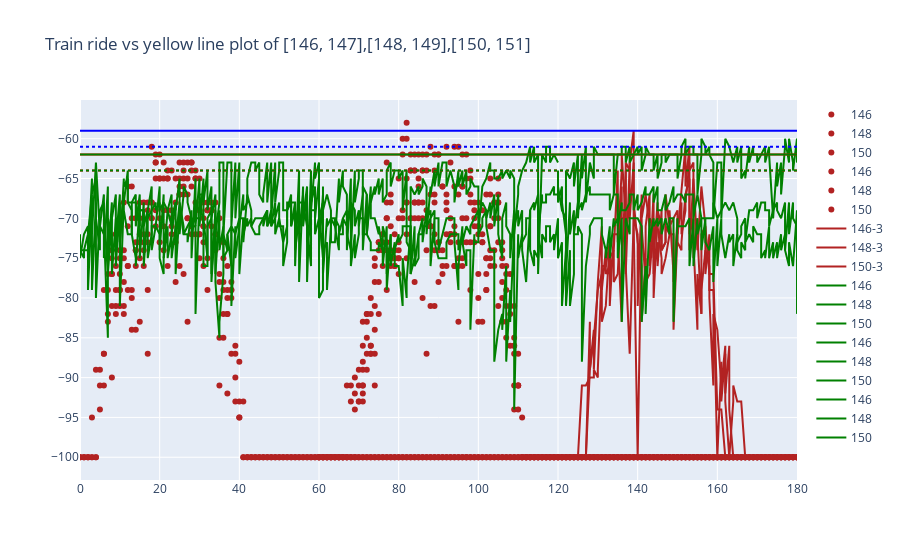

Here is the notebook cell this chart was saved with:
### Code cell
time_shift = 60
time_range = 180
fig = go.Figure()

# Create and style traces
fig.add_trace(go.Scatter(x=train_ride1[0]["time_delta"], y=train_ride1[0]["RSSI"], name=beacon1[0],
                         mode='markers',line=dict(color='firebrick', width=1)))
fig.add_trace(go.Scatter(x=train_ride1[1]["time_delta"], y=train_ride1[1]["RSSI"], name=beacon2[0],
                         mode='markers',line=dict(color='firebrick', width=1)))
fig.add_trace(go.Scatter(x=train_ride1[2]["time_delta"], y=train_ride1[2]["RSSI"], name=beacon3[0],
                         mode='markers',line=dict(color='firebrick', width=1)))

fig.add_trace(go.Scatter(x=train_ride2[0]["time_delta"]+time_shift, y=train_ride2[0]["RSSI"], name=beacon1[0],
                         mode='markers',line=dict(color='firebrick', width=1)))
fig.add_trace(go.Scatter(x=train_ride2[1]["time_delta"]+time_shift, y=train_ride2[1]["RSSI"], name=beacon2[0],
                         mode='markers',line=dict(color='firebrick', width=1)))
fig.add_trace(go.Scatter(x=train_ride2[2]["time_delta"]+time_shift, y=train_ride2[2]["RSSI"], name=beacon3[0],
                         mode='markers',line=dict(color='firebrick', width=1)))

fig.add_trace(go.Scatter(x=train_ride3[0]["time_delta"]+2*time_shift, y=train_ride3[0]["RSSI"], name=str(beacon1[0])+'-3',
                         line=dict(color='firebrick', width=2)))
fig.add_trace(go.Scatter(x=train_ride3[1]["time_delta"]+2*time_shift, y=train_ride3[1]["RSSI"], name=str(beacon2[0])+'-3',
                         line=dict(color='firebrick', width=2)))
fig.add_trace(go.Scatter(x=train_ride3[2]["time_delta"]+2*time_shift, y=train_ride3[2]["RSSI"], name=str(beacon3[0])+'-3',
                         line=dict(color='firebrick', width=2)))

#Plot yellow line log
fig.add_trace(go.Scatter(x=yl_1[0]["time_delta"], y=yl_1[0]["RSSI"], name=str(beacon1[0]),
                         line=dict(color='green', width=2)))
fig.add_trace(go.Scatter(x=yl_1[1]["time_delta"], y=yl_1[1]["RSSI"], name=str(beacon2[0]),
                         line=dict(color='green', width=2)))
fig.add_trace(go.Scatter(x=yl_1[2]["time_delta"], y=yl_1[2]["RSSI"], name=str(beacon3[0]),
                         line=dict(color='green', width=2)))

fig.add_trace(go.Scatter(x=yl_2[0]["time_delta"]+time_shift, y=yl_2[0]["RSSI"], name=str(beacon1[0]),
                         line=dict(color='green', width=2)))
fig.add_trace(go.Scatter(x=yl_2[1]["time_delta"]+time_shift, y=yl_2[1]["RSSI"], name=str(beacon2[0]),
                         line=dict(color='green', width=2)))
fig.add_trace(go.Scatter(x=yl_2[2]["time_delta"]+time_shift, y=yl_2[2]["RSSI"], name=str(beacon3[0]),
                         line=dict(color='green', width=2)))
'''
fig.add_trace(go.Scatter(x=yl_3[0]["time_delta"]+2*time_shift, y=yl_3[0]["RSSI"], name=str(beacon1[0]),
                         line=dict(color='green', width=2)))
fig.add_trace(go.Scatter(x=yl_3[1]["time_delta"]+2*+time_shift, y=yl_3[1]["RSSI"], name=str(beacon2[0]),
                         line=dict(color='green', width=2)))
fig.add_trace(go.Scatter(x=yl_3[2]["time_delta"]+2*+time_shift, y=yl_3[2]["RSSI"], name=str(beacon3[0]),
                         line=dict(color='green', width=2)))
'''
fig.add_trace(go.Scatter(x=yl_4[0]["time_delta"]+2*time_shift, y=yl_4[0]["RSSI"], name=str(beacon1[0]),
                         line=dict(color='green', width=2)))
fig.add_trace(go.Scatter(x=yl_4[1]["time_delta"]+2*+time_shift, y=yl_4[1]["RSSI"], name=str(beacon2[0]),
                         line=dict(color='green', width=2)))
fig.add_trace(go.Scatter(x=yl_4[2]["time_delta"]+2*+time_shift, y=yl_4[2]["RSSI"], name=str(beacon3[0]),
                         line=dict(color='green', width=2)))


#Add horizontal line for threshold
fig.add_shape(type='line',
                x0=0,
                y0=-64,
                x1=time_range,
                y1=-64,
                line=dict(color='Red',dash='dot'),
                xref='x',
                yref='y'                
)

fig.add_shape(type='line',
                x0=0,
                y0=-62,
                x1=time_range,
                y1=-62,
                line=dict(color='Red'),
                xref='x',
                yref='y'                
)
fig.add_shape(type='line',
                x0=0,
                y0=-64,
                x1=time_range,
                y1=-64,
                line=dict(color='green',dash='dot'),
                xref='x',
                yref='y'                
)

fig.add_shape(type='line',
                x0=0,
                y0=-62,
                x1=time_range,
                y1=-62,
                line=dict(color='green'),
                xref='x',
                yref='y'                
)

fig.add_shape(type='line',
                x0=0,
                y0=-61,
                x1=time_range,
                y1=-61,
                line=dict(color='blue',dash='dot'),
                xref='x',
                yref='y'                
)

fig.add_shape(type='line',
                x0=0,
                y0=-59,
                x1=time_range,
                y1=-59,
                line=dict(color='blue'),
                xref='x',
                yref='y'                
)


fig.update_layout(xaxis_range=[0,time_range],title='Train ride vs yellow line plot of {},{},{}'.format(beacon1,beacon2,beacon3))

fig.show()
fig.write_html("Train ride plot and yellow line.html")

### Figure 1 — Plotly figure (JSON) as saved in the notebook; plotly's stock layout.template omitted (floating-point values rounded to 4 significant figures; data arrays with more than 128 entries replaced by an {"elided": "..."} marker saying what was removed)
{"data": [{"line": {"color": "firebrick", "width": 1}, "mode": "markers", "name": "146", "type": "scatter", "x": {"elided": "234 int values"}, "y": {"elided": "234 int values"}}, {"line": {"color": "firebrick", "width": 1}, "mode": "markers", "name": "148", "type": "scatter", "x": {"elided": "235 int values"}, "y": {"elided": "235 int values"}}, {"line": {"color": "firebrick", "width": 1}, "mode": "markers", "name": "150", "type": "scatter", "x": {"elided": "234 int values"}, "y": {"elided": "234 int values"}}, {"line": {"color": "firebrick", "width": 1}, "mode": "markers", "name": "146", "type": "scatter", "x": {"elided": "292 int values"}, "y": {"elided": "292 int values"}}, {"line": {"color": "firebrick", "width": 1}, "mode": "markers", "name": "148", "type": "scatter", "x": {"elided": "292 int values"}, "y": {"elided": "292 int values"}}, {"line": {"color": "firebrick", "width": 1}, "mode": "markers", "name": "150", "type": "scatter", "x": {"elided": "292 int values"}, "y": {"elided": "292 int values"}}, {"line": {"color": "firebrick", "width": 2}, "name": "146-3", "type": "scatter", "x": {"elided": "258 int values"}, "y": {"elided": "258 int values"}}, {"line": {"color": "firebrick", "width": 2}, "name": "148-3", "type": "scatter", "x": {"elided": "250 int values"}, "y": {"elided": "250 int values"}}, {"line": {"color": "firebrick", "width": 2}, "name": "150-3", "type": "scatter", "x": {"elided": "255 int values"}, "y": {"elided": "255 int values"}}, {"line": {"color": "green", "width": 2}, "name": "146", "type": "scatter", "x": [0, 1, 1, 2, 2, 3, 3, 4, 4, 5, 5, 6, 6, 7, 7, 8, 8, 9, 9, 10, 10, 11, 11, 12, 12, 13, 13, 14, 14, 15, 15, 16, 16, 17, 17, 18, 18, 19, 19, 20, 20, 21, 21, 22, 22, 23, 23, 24, 24, 25, 26, 27, 27, 28, 28, 29, 29, 30, 30, 31, 31, 32, 32, 33, 33, 34, 34, 35, 35, 36, 36, 37, 37, 38, 38, 39, 39, 40, 40, 41, 41, 42, 42, 43, 43, 44, 44, 45, 45, 46, 46, 47, 47, 48, 48, 49, 49, 50, 51, 52, 52, 53, 53, 54, 54, 55, 55, 56, 56, 57, 57, 58, 58, 59, 59, 60, 60, 61, 61, null, null], "y": [-74, -75, -74, -74, -79, -68, -79, -68, -80, -70, -69, -68, -69, -77, -70, -72, -77, -70, -76, -68, -73, -67, -68, -64, -68, -68, -68, -68, -68, -71, -69, -69, -71, -69, -70, -69, -69, -68, -69, -68, -69, -68, -68, -69, -69, -71, -70, -68, -73, -68, -72, -72, -73, -69, -71, -71, -82, -67, -67, -67, -70, -75, -71, -70, -78, -70, -78, -85, -83, -77, -72, -74, -72, -71, -81, -71, -72, -70, -77, -70, -72, -70, -71, -70, -71, -70, -70, -70, -70, -70, -71, -69, -71, -70, -71, -70, -72, -70, -73, -71, -69, -68, -71, -68, -74, -70, -68, -68, -68, -71, -73, -71, -69, -69, -72, -70, -72, -68, -74, -66, -66]}, {"line": {"color": "green", "width": 2}, "name": "148", "type": "scatter", "x": [0, 0, 1, 1, 2, 2, 3, 3, 4, 5, 5, 6, 6, 7, 7, 8, 8, 9, 9, 10, 10, 11, 11, 12, 12, 13, 13, 14, 14, 15, 15, 16, 16, 17, 17, 18, 18, 19, 20, 20, 21, 21, 22, 22, 23, 23, 24, 24, 25, 25, 26, 26, 27, 27, 28, 28, 29, 29, 30, 30, 31, 31, 32, 32, 33, 33, 34, 34, 35, 35, 36, 36, 37, 37, 38, 38, 39, 39, 40, 40, 41, 41, 42, 42, 43, 43, 44, 44, 45, 45, 46, 46, 47, 47, 48, 48, 49, 49, 50, 50, 51, 51, 52, 53, 53, 54, 54, 55, 55, 56, 56, 57, 57, 58, 58, 59, 59, 60, 60, 61, 61, null, null], "y": [-72, -75, -72, -72, -71, -72, -67, -72, -63, -72, -71, -72, -71, -85, -77, -70, -70, -67, -73, -67, -81, -68, -69, -72, -72, -72, -68, -67, -71, -67, -69, -69, -76, -70, -69, -66, -74, -71, -66, -74, -67, -75, -69, -69, -67, -72, -68, -69, -65, -68, -71, -72, -71, -71, -70, -71, -70, -70, -70, -71, -65, -68, -64, -69, -66, -70, -67, -72, -68, -63, -63, -72, -63, -63, -63, -71, -63, -70, -63, -70, -70, -73, -67, -65, -63, -63, -63, -64, -63, -67, -68, -67, -63, -68, -63, -70, -63, -68, -64, -63, -63, -69, -69, -67, -71, -69, -76, -64, -78, -66, -70, -66, -78, -64, -69, -63, -65, -63, -80, -79, -66, -68, -65]}, {"line": {"color": "green", "width": 2}, "name": "150", "type": "scatter", "x": [0, 1, 2, 2, 3, 3, 4, 4, 5, 5, 6, 6, 7, 7, 8, 8, 9, 9, 10, 10, 11, 11, 12, 12, 13, 13, 14, 14, 15, 15, 16, 16, 17, 17, 18, 18, 19, 19, 20, 20, 21, 21, 22, 22, 23, 23, 24, 24, 25, 25, 26, 26, 27, 27, 28, 28, 29, 29, 30, 30, 31, 31, 32, 32, 33, 33, 34, 34, 35, 35, 36, 36, 37, 37, 38, 38, 39, 39, 40, 40, 41, 41, 42, 42, 43, 43, 44, 44, 45, 45, 46, 46, 47, 47, 48, 48, 49, 49, 50, 50, 51, 51, 52, 52, 53, 53, 54, 54, 55, 55, 56, 56, 57, 57, 58, 58, 59, 59, 60, 60, 61, 61, null, null], "y": [-74, -74, -72, -75, -65, -67, -65, -70, -74, -71, -67, -75, -66, -75, -68, -74, -74, -73, -71, -74, -65, -66, -65, -68, -69, -72, -75, -76, -68, -75, -68, -70, -70, -75, -72, -71, -71, -71, -72, -75, -77, -75, -71, -75, -72, -75, -71, -77, -69, -72, -67, -66, -67, -68, -70, -75, -65, -71, -65, -67, -71, -76, -76, -70, -69, -77, -69, -77, -69, -74, -71, -75, -74, -72, -76, -71, -72, -75, -71, -71, -67, -69, -68, -67, -69, -71, -72, -72, -72, -71, -70, -70, -69, -71, -69, -71, -68, -70, -68, -71, -71, -76, -73, -68, -68, -68, -68, -69, -71, -72, -67, -71, -67, -71, -76, -68, -66, -70, -65, -70, -68, -72, -70, -80]}, {"line": {"color": "green", "width": 2}, "name": "146", "type": "scatter", "x": [60, 61, 61, 62, 62, 63, 63, 64, 64, 65, 65, 66, 67, 67, 68, 68, 69, 69, 70, 70, 71, 71, 72, 72, 73, 73, 74, 74, 75, 75, 76, 76, 77, 77, 78, 78, 79, 80, 80, 81, 81, 82, 82, 83, 83, 84, 84, 85, 85, 86, 86, 87, 87, 88, 88, 89, 89, 90, 90, 91, 91, 92, 92, 93, 93, 94, 94, 95, 95, 96, 96, 97, 97, 98, 98, 99, 99, 100, 100, 101, 101, 102, 102, 103, 103, 104, 104, 105, 105, 106, 106, 107, 107, 108, 108, 109, 109, 110, 110, 111, 111, 112, 112, 113, 113, 114, 114, 115, 115, 116, 116, 117, 117, 118, 118, 119, 119, 120, 120, null, null], "y": [-69, -75, -77, -70, -71, -70, -70, -71, -70, -71, -72, -70, -69, -71, -69, -68, -69, -71, -69, -71, -67, -66, -67, -72, -66, -70, -70, -70, -72, -71, -74, -71, -73, -79, -72, -74, -74, -72, -73, -72, -71, -71, -71, -71, -77, -75, -76, -75, -72, -70, -73, -69, -70, -69, -70, -69, -70, -70, -74, -72, -72, -70, -70, -70, -70, -70, -73, -79, -76, -71, -73, -71, -71, -72, -71, -70, -70, -69, -70, -68, -68, -69, -70, -68, -70, -67, -71, -67, -72, -75, -70, -68, -71, -72, -75, -69, -71, -69, -71, -69, -73, -72, -70, -70, -69, -68, -69, -67, -72, -67, -68, -68, -67, -67, -67, -66, -67, -67, -67, -68, -72]}, {"line": {"color": "green", "width": 2}, "name": "148", "type": "scatter", "x": [60, 60, 61, 61, 62, 62, 63, 63, 64, 64, 65, 65, 66, 66, 67, 67, 68, 68, 69, 69, 70, 70, 71, 71, 72, 72, 73, 73, 74, 74, 75, 75, 76, 76, 77, 77, 78, 78, 79, 79, 80, 80, 81, 81, 82, 82, 83, 83, 84, 84, 85, 85, 86, 86, 87, 87, 88, 88, 89, 89, 90, 90, 91, 91, 92, 92, 93, 93, 94, 94, 95, 95, 96, 96, 97, 97, 98, 98, 99, 99, 100, 100, 101, 101, 102, 102, 103, 103, 104, 104, 105, 106, 106, 107, 107, 108, 108, 109, 109, 110, 110, 111, 111, 112, 113, 113, 114, 114, 115, 115, 116, 116, 117, 117, 118, 118, 119, 119, 120, 120, null, null], "y": [-65, -72, -72, -74, -73, -79, -71, -70, -70, -71, -74, -72, -72, -70, -71, -72, -74, -76, -72, -75, -72, -70, -70, -72, -72, -72, -73, -74, -74, -74, -74, -73, -74, -76, -71, -77, -72, -76, -73, -76, -76, -76, -81, -75, -80, -78, -71, -77, -71, -76, -72, -72, -72, -71, -71, -71, -70, -76, -70, -73, -75, -75, -75, -75, -75, -73, -72, -72, -72, -72, -72, -74, -72, -73, -76, -74, -74, -84, -72, -73, -73, -72, -71, -70, -69, -71, -74, -74, -74, -88, -84, -82, -84, -76, -88, -79, -83, -71, -94, -72, -75, -72, -74, -78, -69, -74, -76, -74, -75, -72, -75, -72, -73, -71, -71, -73, -72, -74, -70, -74, -64, -69]}, {"line": {"color": "green", "width": 2}, "name": "150", "type": "scatter", "x": [60, 61, 61, 62, 62, 63, 63, 64, 64, 65, 65, 66, 66, 67, 67, 68, 68, 69, 69, 70, 70, 71, 71, 72, 72, 73, 73, 74, 74, 75, 75, 76, 76, 77, 77, 78, 78, 79, 79, 80, 80, 81, 81, 82, 82, 83, 83, 84, 84, 85, 85, 86, 86, 87, 87, 88, 88, 89, 89, 90, 90, 91, 91, 92, 92, 93, 94, 94, 95, 95, 96, 96, 97, 97, 98, 98, 99, 99, 100, 100, 101, 101, 102, 103, 103, 104, 104, 105, 105, 106, 106, 107, 107, 108, 108, 109, 109, 110, 110, 111, 111, 112, 112, 113, 113, 114, 114, 115, 115, 116, 116, 117, 117, 118, 118, 119, 120, 120, null, null], "y": [-74, -67, -69, -67, -67, -69, -73, -73, -73, -65, -68, -64, -66, -67, -74, -65, -74, -64, -68, -65, -64, -64, -74, -67, -72, -67, -68, -66, -67, -65, -67, -65, -68, -67, -64, -63, -66, -64, -64, -64, -65, -64, -69, -64, -73, -74, -66, -67, -67, -66, -67, -66, -65, -66, -72, -66, -67, -64, -66, -63, -66, -63, -63, -63, -66, -64, -66, -68, -64, -66, -64, -66, -64, -67, -66, -65, -66, -66, -66, -72, -66, -66, -65, -63, -64, -64, -65, -65, -65, -64, -65, -64, -64, -65, -64, -65, -72, -67, -66, -64, -64, -63, -63, -61, -63, -61, -63, -62, -77, -62, -62, -63, -61, -61, -63, -62, -63, -63, -63, -69]}, {"line": {"color": "green", "width": 2}, "name": "146", "type": "scatter", "x": [120, 120, 121, 121, 122, 122, 123, 123, 124, 124, 125, 125, 126, 126, 127, 127, 128, 128, 129, 129, 130, 130, 131, 131, 132, 132, 133, 133, 134, 134, 135, 135, 136, 136, 137, 138, 138, 139, 139, 140, 141, 141, 142, 142, 143, 143, 144, 144, 145, 145, 146, 146, 147, 147, 148, 148, 149, 149, 150, 150, 151, 151, 152, 152, 153, 153, 154, 154, 155, 155, 156, 156, 157, 157, 158, 159, 159, 160, 160, 161, 161, 162, 162, 163, 163, 164, 164, 165, 165, 166, 166, 167, 167, 168, 168, 169, 169, 170, 170, 171, 171, 172, 172, 173, 173, 174, 174, 175, 175, 176, 176, 177, 177, 178, 178, 179, 179, 180, 180, 181, 181, null], "y": [-72, -75, -73, -81, -74, -81, -74, -81, -77, -72, -72, -71, -72, -88, -76, -76, -72, -71, -70, -70, -70, -70, -70, -72, -74, -75, -71, -75, -70, -71, -70, -75, -70, -83, -70, -72, -70, -70, -70, -70, -71, -83, -76, -82, -70, -73, -70, -71, -70, -71, -70, -72, -70, -70, -72, -70, -70, -83, -70, -71, -71, -71, -71, -71, -70, -76, -70, -76, -70, -72, -70, -74, -70, -73, -74, -71, -78, -70, -76, -70, -72, -75, -75, -72, -73, -72, -76, -72, -74, -75, -73, -74, -73, -72, -72, -73, -71, -72, -72, -72, -75, -74, -75, -71, -75, -73, -75, -73, -75, -72, -74, -72, -74, -76, -73, -76, -76, -69, -82, -69, -79, -77]}, {"line": {"color": "green", "width": 2}, "name": "148", "type": "scatter", "x": [120, 121, 122, 122, 123, 123, 124, 124, 125, 125, 126, 126, 127, 127, 128, 128, 129, 129, 130, 130, 131, 131, 132, 132, 133, 133, 134, 135, 135, 136, 136, 137, 137, 138, 138, 139, 139, 140, 140, 141, 141, 142, 142, 143, 144, 144, 145, 145, 146, 147, 147, 148, 149, 149, 150, 150, 151, 151, 152, 152, 153, 153, 154, 154, 155, 156, 156, 157, 158, 159, 159, 160, 160, 161, 162, 163, 163, 164, 164, 165, 165, 166, 166, 167, 167, 168, 168, 169, 169, 170, 170, 171, 171, 172, 172, 173, 173, 174, 174, 175, 175, 176, 176, 177, 177, 178, 178, 179, 179, 180, 180, 181, 181, null], "y": [-66, -69, -70, -77, -68, -72, -69, -72, -68, -69, -68, -69, -67, -67, -66, -67, -67, -67, -67, -67, -67, -67, -67, -67, -67, -69, -67, -67, -71, -68, -69, -69, -69, -68, -67, -67, -69, -67, -69, -68, -68, -66, -67, -67, -66, -68, -66, -69, -69, -67, -69, -68, -66, -68, -67, -67, -67, -67, -68, -67, -67, -67, -67, -70, -67, -70, -70, -70, -70, -70, -68, -70, -70, -69, -68, -69, -69, -68, -68, -70, -73, -72, -71, -70, -73, -69, -69, -69, -69, -68, -70, -68, -68, -68, -69, -69, -71, -69, -69, -68, -69, -70, -70, -68, -74, -68, -72, -68, -70, -71, -72, -70, -68, -68]}, {"line": {"color": "green", "width": 2}, "name": "150", "type": "scatter", "x": [120, 120, 121, 121, 122, 122, 123, 123, 124, 124, 125, 125, 126, 126, 127, 127, 128, 128, 129, 129, 130, 131, 131, 132, 132, 133, 133, 134, 134, 135, 135, 136, 136, 137, 137, 138, 138, 139, 139, 140, 140, 141, 141, 142, 142, 143, 143, 144, 144, 145, 145, 146, 146, 147, 147, 148, 148, 149, 149, 150, 150, 151, 151, 152, 152, 153, 153, 154, 154, 155, 155, 156, 156, 157, 157, 158, 158, 159, 159, 160, 161, 161, 162, 163, 163, 164, 164, 165, 165, 166, 166, 167, 167, 168, 168, 169, 169, 170, 170, 171, 172, 172, 173, 173, 174, 175, 175, 176, 176, 177, 177, 178, 178, 179, 179, 180, 180, 181, 181, null, null], "y": [-64, -68, -66, -68, -72, -64, -65, -65, -63, -66, -62, -70, -62, -65, -61, -68, -63, -63, -65, -61, -62, -62, -62, -62, -62, -62, -62, -62, -67, -62, -62, -62, -61, -61, -63, -61, -63, -62, -62, -61, -62, -61, -64, -62, -61, -62, -62, -62, -64, -62, -65, -63, -62, -62, -63, -62, -62, -62, -62, -62, -65, -62, -61, -60, -62, -61, -61, -61, -62, -62, -67, -62, -60, -61, -62, -61, -62, -63, -70, -63, -63, -70, -60, -61, -61, -63, -63, -61, -63, -61, -65, -64, -65, -61, -63, -61, -62, -62, -63, -62, -61, -63, -61, -62, -70, -63, -66, -63, -67, -61, -60, -63, -60, -63, -64, -60, -63, -60, -63, -69, -65]}], "layout": {"shapes": [{"line": {"color": "Red", "dash": "dot"}, "type": "line", "x0": 0, "x1": 180, "xref": "x", "y0": -64, "y1": -64, "yref": "y"}, {"line": {"color": "Red"}, "type": "line", "x0": 0, "x1": 180, "xref": "x", "y0": -62, "y1": -62, "yref": "y"}, {"line": {"color": "green", "dash": "dot"}, "type": "line", "x0": 0, "x1": 180, "xref": "x", "y0": -64, "y1": -64, "yref": "y"}, {"line": {"color": "green"}, "type": "line", "x0": 0, "x1": 180, "xref": "x", "y0": -62, "y1": -62, "yref": "y"}, {"line": {"color": "blue", "dash": "dot"}, "type": "line", "x0": 0, "x1": 180, "xref": "x", "y0": -61, "y1": -61, "yref": "y"}, {"line": {"color": "blue"}, "type": "line", "x0": 0, "x1": 180, "xref": "x", "y0": -59, "y1": -59, "yref": "y"}], "title": {"text": "Train ride vs yellow line plot of [146, 147],[148, 149],[150, 151]"}, "xaxis": {"range": [0, 180]}}}
